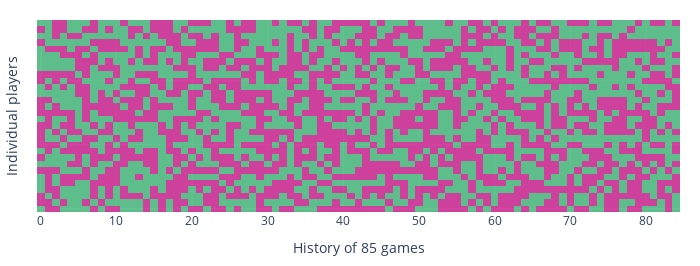

The cell this chart's notebook holds for it:
### Markdown cell above
# Nasty LoserQ

### Code cell
mock_history = generate_nasty_loser_q(number_of_players=30, number_of_games=85)
plot_history(mock_history, save_to='docs/loserQ/assets/validation_nasty.json');

### Figure 1 — Plotly figure (JSON) as saved in the notebook; plotly's stock layout.template omitted (floating-point values rounded to 4 significant figures; data arrays with more than 128 entries replaced by an {"elided": "..."} marker saying what was removed)
{"data": [{"colorscale": [[0, "rgba(199, 21, 133, 0.8)"], [1, "rgba(60, 179, 113, 0.8)"]], "customdata": {"elided": "30x85x5 str values"}, "hovertemplate": "<b>Summoner: %{customdata[0]}</b><br>Win: %{customdata[1]}<br>Lane: %{customdata[2]}<br>KDA: %{customdata[3]:.2f} <br>Start: %{customdata[4]}", "name": "History", "showscale": false, "type": "heatmap", "z": {"elided": "30x85 int values"}}], "layout": {"height": 266.7, "margin": {"b": 20, "l": 20, "r": 20, "t": 20}, "width": 700, "xaxis": {"autorange": true, "range": [-0.5, 84.5], "title": {"text": "History of 85 games"}}, "yaxis": {"autorange": true, "range": [-0.5, 29.5], "showticklabels": false, "title": {"text": "Individual players"}}}}
